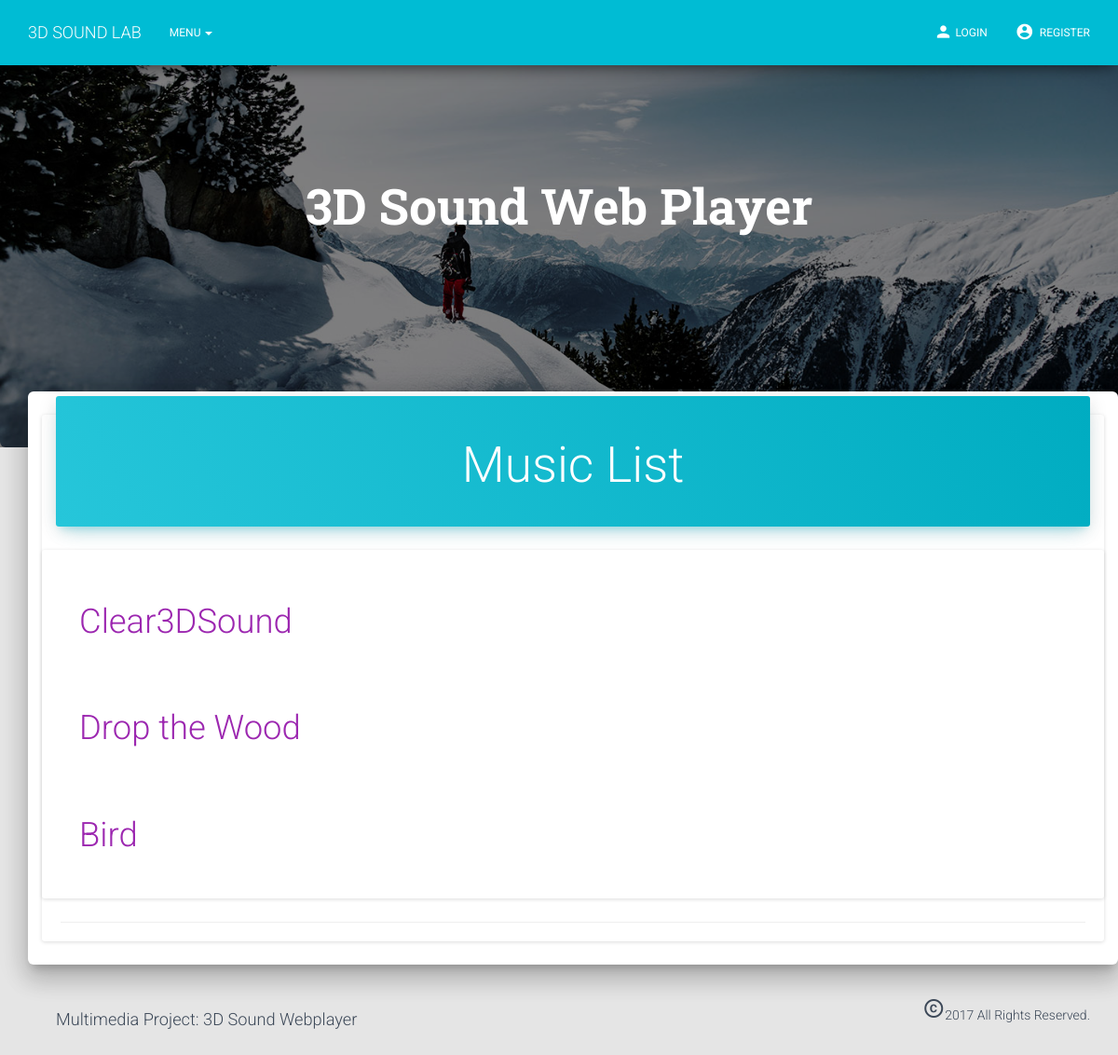
The page /user_sound/ on the database as committed earlier.
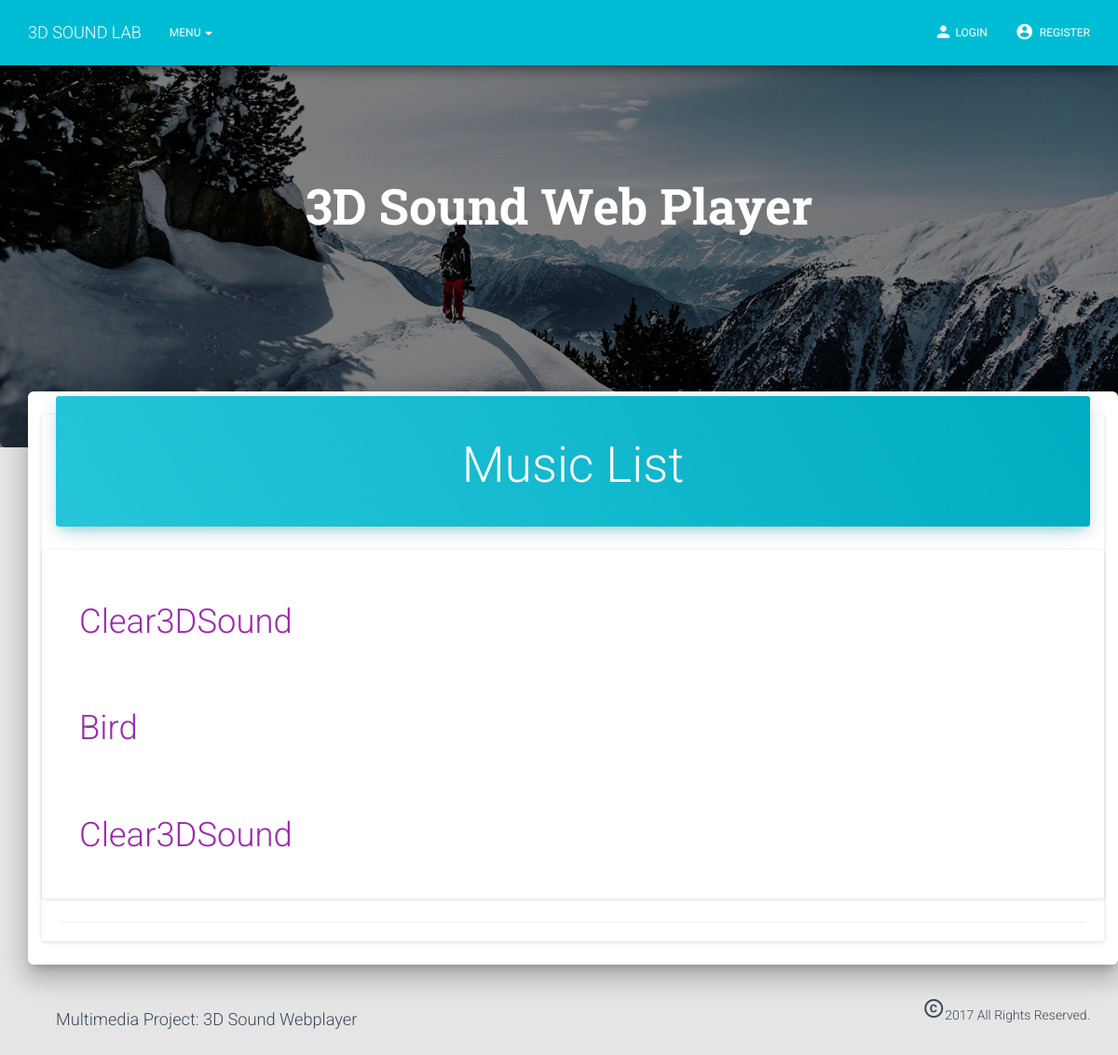
The same page on the database as committed later.
### sound/models.py (models this page shows, shortened)
class Sound(models.Model):
    name = models.CharField(max_length=100)
    description = models.TextField('Sound Description', blank=True)
    src = models.FileField(storage=FileSystemStorage(settings.MEDIA_ROOT),
                           default='settings.MEDIA_ROOT/example.mp3',
                           upload_to='user_sound')
    author = models.ForeignKey(User, default=1)

### sound/views/list.py (the view)
class SoundListView(ListView):
    model = Sound
    template_name = 'sound/list.html'
    context_object_name = 'sounds'
    paginate_by = 5

### templates/sound/list.html (shortened to what this page needs)
{% extends 'base.html' %}
{% block content %}
    <div class="card">
        <div class="card-header" data-background-color="blue">
            <h1 class="center-block text-center">Music List</h1>
        </div>
        <div class="card-content card">
            {% for sound in sounds %}
                <div class="card-content">
                        <a href="{% url 'user_sound:detail' pk=sound.id %}"><h2>{{ sound.name }}</h2></a>
                </div>
            {% endfor %}
        </div>
        <div class="card-footer">
        </div>
    </div>
{% endblock %}

Rows that differ between the two databases and show on the page:
removed Sound: name "Drop the Wood"
added Sound: name "Clear3DSound"
